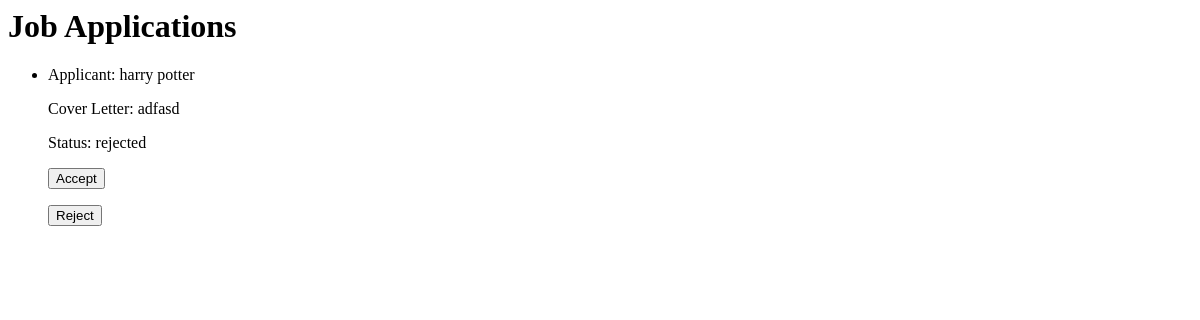
The page /job-applications/ (signed in) on the database as committed earlier.
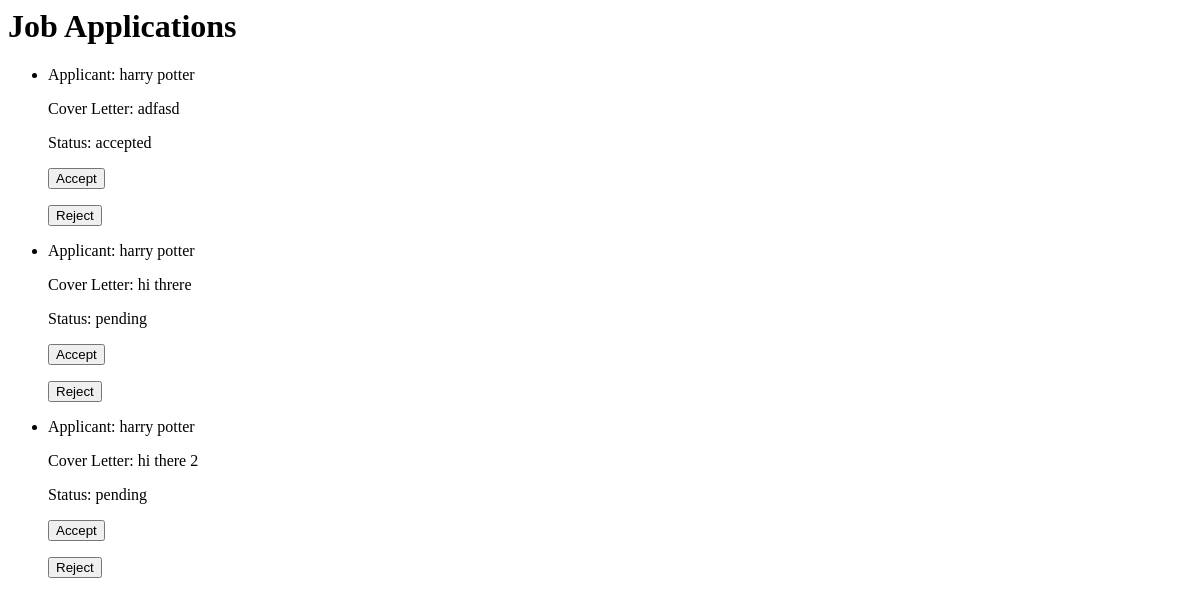
The same page on the database as committed later.
### pms/models.py (models this page shows, shortened)
class JobApplication(models.Model):
    job = models.ForeignKey(JobPosting, on_delete=models.CASCADE)
    applicant = models.ForeignKey(StudentProfile, on_delete=models.CASCADE)
    cover_letter = models.TextField()
    status = models.CharField(max_length=20, choices=[("pending", "Pending"), ("accepted", "Accepted"), ("rejected", "Rejected")], default="pending")
    application_date = models.DateTimeField(auto_now_add=True)

class StudentProfile(models.Model):
    user = models.OneToOneField(CustomUser, on_delete=models.CASCADE)
    name = models.CharField(max_length=100)
    contact_info = models.CharField(max_length=100)
    skills = models.TextField()

### pms/views.py (the view)
# urls.py: path('job-applications/', views.job_applications, name='job_applications'),
def job_applications(request):
    if request.user.is_company:
        job_applications = JobApplication.objects.filter(job__company=request.user.companyprofile)
        return render(request, 'pms/job_applications.html', {'job_applications': job_applications})
    else:
        return render(request, 'access_denied.html')  # Customize this template

### pms/templates/pms/job_applications.html (shortened to what this page needs)
<h1>Job Applications</h1>
  <ul>
    {% for application in job_applications %}
      <li>
        <p>Applicant: {{ application.applicant.name }}</p>
        <p>Cover Letter: {{ application.cover_letter }}</p>
        <p>Status: {{ application.status }}</p>
        <form method="post" action="{% url 'accept_application' application.id %}">
          <button type="submit">Accept</button>
        </form>
        <form method="post" action="{% url 'reject_application' application.id %}">
          <button type="submit">Reject</button>
        </form>
      </li>
    {% empty %}
      <p>No job applications available.</p>
    {% endfor %}
  </ul>

Rows that differ between the two databases and show on the page:
changed JobApplication "adfasd": status "rejected" → "accepted"
added JobApplication: applicant.name "harry potter", cover_letter "hi threre", status "pending"
added JobApplication: applicant.name "harry potter", cover_letter "hi there 2", status "pending"
